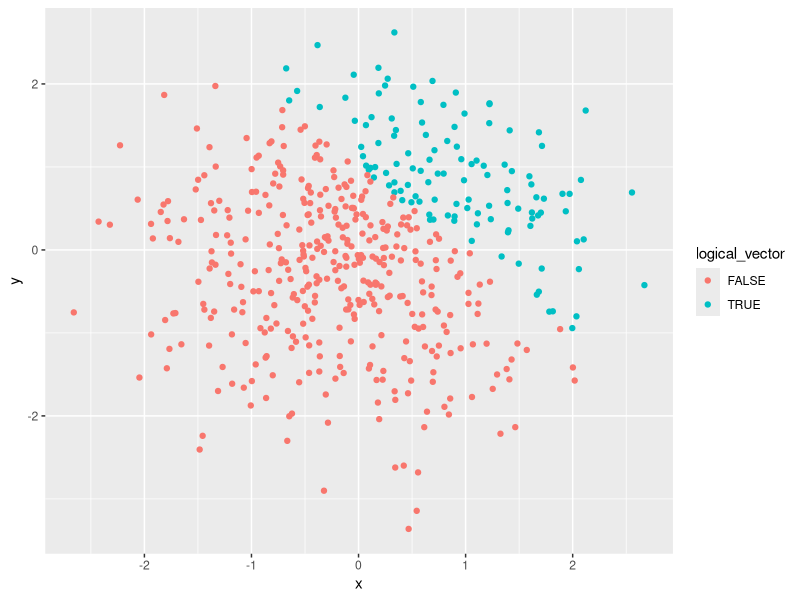

This figure's R source:
## ---- chunk 1
knitr::opts_chunk$set(echo = TRUE)
## ---- chunk 2
library(tidyverse)
## ---- chunk 3

#create a dataframe 
set.seed(8)
hw_df = tibble(
    samp = rnorm(8),
    logic = samp > 0,
    class = c("biology", "chemistry", "physics", "history", "math", "art", "music", "gym"),
    floor = factor(c("first", "second", "third", "second", "first", "second", "third", "first"))
)

## ---- chunk 4
#taking mean values for each variable in hw_df 
mean(pull(hw_df, samp))
mean(pull(hw_df, logic))
mean(pull(hw_df, class))
mean(pull(hw_df, floor))

## ---- chunk 5
as.numeric(pull(hw_df,logic))
as.numeric(pull(hw_df,class))
as.numeric(pull(hw_df,floor))
## ---- chunk 6
#converting logical vector to numeric and multiplying by samp
logic = as.numeric(pull(hw_df, logic))
pull(hw_df, samp)*logic 
## ---- chunk 7
#converting logical vector to a factor and then multiplying by samp
logic = as.factor(pull(hw_df, logic))
pull(hw_df, samp)*logic
## ---- chunk 8
#converting logical vector to a factor, then converting the result to numeric, and multiplying by samp
as.factor(pull(hw_df, logic))
as.numeric(as.factor(pull(hw_df, logic)))*pull(hw_df, samp)
## ---- chunk 9
#creating a dataframe for Problem 2
set.seed(1000)
hw2_df = tibble(
  x = rnorm(500),
  y = rnorm(500),
  logical_vector = c((x + y) > 1),
  numeric_vector = as.numeric(logical_vector),
  factor_vector = as.factor(logical_vector)
  )
## ---- chunk 10
#rows and columns in hw2_df 
  nrow(hw2_df)
  ncol(hw2_df)

#mean, median, and standard deviation of x 
mean(pull(hw2_df, x))
median(pull(hw2_df, x))
sd(pull(hw2_df, x))

#the proportion of cases for which x+y>1 
mean(pull(hw2_df, logical_vector))

#In my vector, there are 500 rows in the dataset and five columns. The mean value of x is 0.008544891, and the median value of x is 0.006517422. The standard deviation of x is 0.9390666. The proportion of cases for which x + y > 1 is 0.236.
## ---- chunk 11
#plot 1 with logical_vector 
plot1 <- ggplot(hw2_df, aes(x = x, y = y, color = logical_vector)) + geom_point()

ggsave ("plotdata.pdf", plot = plot1)
## ---- chunk 12
#plot 2 with numeric_vector 
plot2<- ggplot(hw2_df, aes(x = x, y = y, color = numeric_vector)) + geom_point()
## ---- chunk 13
#plot 3 with factor_vector 
plot3 <- ggplot(hw2_df, aes(x = x, y = y, color = factor_vector)) + geom_point()
